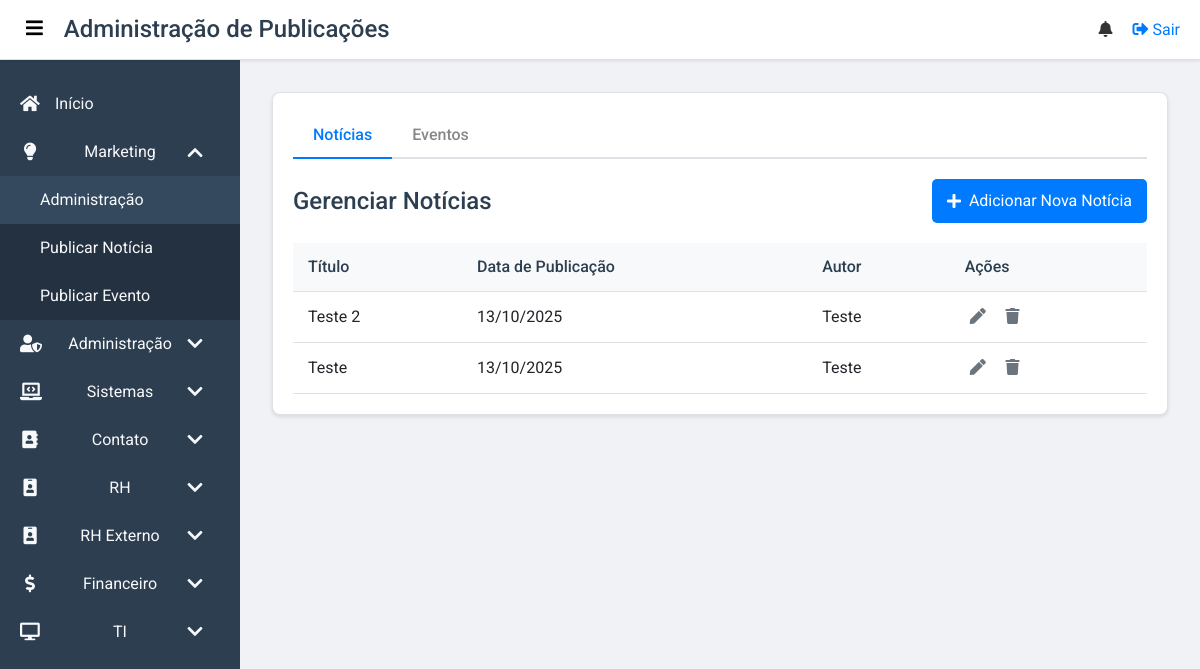
Before: /administracao/publicacoes (signed in) with the older database file.
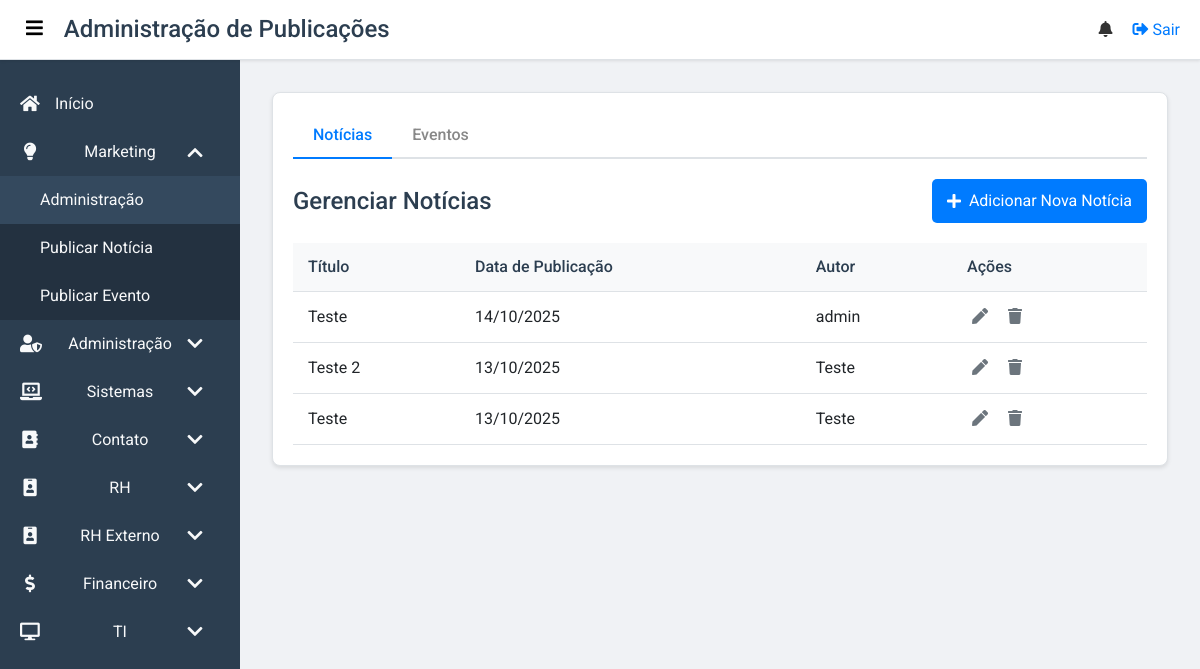
After: the same page with the newer database file.
### app/models.py (models this page shows, shortened)
class News(db.Model):
    id = db.Column(db.Integer, primary_key=True)
    title = db.Column(db.String(200), nullable=False)
    content = db.Column(db.Text, nullable=False)
    image_url = db.Column(db.String(500), nullable=True)
    publication_date = db.Column(db.DateTime, nullable=False, default=datetime.utcnow)
    author_id = db.Column(db.Integer, db.ForeignKey('user.id'), nullable=False)

class User(db.Model, UserMixin):
    id = db.Column(db.Integer, primary_key=True)
    username = db.Column(db.String(150), unique=True, nullable=False)
    password = db.Column(db.String(200), nullable=False)
    failed_login_attempts = db.Column(db.Integer, default=0)
    is_locked = db.Column(db.Boolean, default=False) # This is the backend field for login blocking
    is_blocked = db.Column(db.Boolean, default=False) # This is for manual admin blocking
    is_suspended = db.Column(db.Boolean, default=False)
    groups = db.relationship('Group', secondary=user_group, backref='users')
    news = db.relationship('News', backref='author', lazy=True)
    events = db.relationship('Event', backref='creator', lazy=True)
    requests = db.relationship('AccessRequest', backref='requester', lazy=True)

### app/routes.py (the view)
@main.route('/administracao/publicacoes')
@login_required
@group_required('Marketing')
def administracao_publicacoes():
    news_items = News.query.order_by(News.publication_date.desc()).all()
    event_items = Event.query.order_by(Event.event_date.desc()).all()
    return render_template('publicacoes_administracao.html', news_items=news_items, event_items=event_items)

### app/templates/publicacoes_administracao.html (shortened to what this page needs)
{% extends "base.html" %}
{% block page_title %}Administração de Publicações{% endblock %}
{% block body_class %}dashboard-page{% endblock %}
{% block content %}
<section class="dashboard">
    <div class="card">
        <div class="tabs-container">
            <div class="tab-headers">
                <button class="tab-link active" data-tab="tab-noticias">Notícias</button>
                <button class="tab-link" data-tab="tab-eventos">Eventos</button>
            </div>
            <div id="tab-noticias" class="tab-content active">
                <div class="main-header">
                    <h3>Gerenciar Notícias</h3>
                    <a href="{{ url_for('main.noticias_publicar') }}" class="btn-primary">
                        <i class="fas fa-plus"></i> Adicionar Nova Notícia
                    </a>
                </div>
                <div class="publications-body">
                    <table class="publications-table">
                        <thead>
                            <tr>
                                <th>Título</th>
                                <th>Data de Publicação</th>
                                <th>Autor</th>
                                <th>Ações</th>
                            </tr>
                        </thead>
                        <tbody>
                            {% for news in news_items %}
                            <tr>
                                <td>{{ news.title }}</td>
                                <td>{{ news.publication_date.strftime('%d/%m/%Y') }}</td>
                                <td>{{ news.author.username }}</td>
                                <td class="publication-actions">
                                    <a href="{{ url_for('main.noticias_editar', news_id=news.id) }}" class="btn-edit-publication" title="Editar">
                                        <i class="fas fa-pen"></i>
                                    </a>
                                    <form action="{{ url_for('main.noticias_deletar', news_id=news.id) }}" method="POST" style="display:inline;">
                                        <button type="submit" class="btn-delete-publication" title="Excluir" onclick="return confirm('Tem certeza que deseja excluir esta notícia?');">
                                            <i class="fas fa-trash"></i>
                                        </button>
                                    </form>
                                </td>
                            </tr>
                            {% else %}
                            <tr>
                                <td colspan="4">Nenhuma notícia encontrada.</td>
                            </tr>
                            {% endfor %}
                        </tbody>
                    </table>
                </div>
            </div>
        </div>
    </div>
</section>
{% endblock %}

### app/templates/base.html (shortened to what this page needs)
<!DOCTYPE html>
<html lang="pt-br">
<head>
    <link href="https://cdn.jsdelivr.net/npm/bootstrap@5.3.3/dist/css/bootstrap.min.css" rel="stylesheet">
    <link rel="stylesheet" href="https://cdnjs.cloudflare.com/ajax/libs/font-awesome/5.15.3/css/all.min.css">
    <link rel="stylesheet" href="{{ url_for('static', filename='css/base.css') }}">
    <link rel="stylesheet" href="{{ url_for('static', filename='css/dashboard.css') }}">
    <link rel="stylesheet" href="{{ url_for('static', filename='css/toast.css') }}">
</head>
<body class="{% block body_class %}{% endblock %}"">
    {% if current_user.is_authenticated %}
    <header class="top-bar">
        <div class="top-bar-left">
            <button class="menu-toggle" id="menu-toggle" aria-label="Alternar menu">
                <i class="fas fa-bars"></i>
            </button>
            <h1>{% block page_title %}{% endblock %}</h1>
        </div>
        <div class="top-bar-right">
            <div class="notification-container">
                <div class="notification-icon" id="notification-icon">
                    <i class="fas fa-bell"></i>
                </div>
            </div>
            <a href="{{ url_for('main.logout') }}" class="top-bar-link logout-button">
                <i class="fas fa-sign-out-alt"></i> Sair
            </a>
        </div>
    </header>
    <div class="dashboard-body">
        <nav class="sidebar" id="sidebar">
            <ul class="sidebar-menu">
                {% if 'Inicio' in user_groups %}
                <li><a href="{{ url_for('main.dashboard') }}" {% if request.endpoint == 'main.dashboard' %}class="active"{% endif %}><i class="fas fa-home"></i><span class="menu-text">Início</span></a></li>
                {% endif %}
                {% if 'Marketing - Administração' in user_groups or 'Marketing - Publicar Notícia' in user_groups or 'Marketing - Publicar Evento' in user_groups or 'Marketing' in user_groups %}
                <li class="has-submenu {% if request.endpoint in ['main.administracao_publicacoes', 'main.noticias_publicar', 'main.eventos_publicar'] %}is-open{% endif %}">
                    <a href="#" class="submenu-toggle">
                        <i class="fas fa-lightbulb"></i>
                        <span class="menu-text">Marketing</span>
                        <i class="fas fa-chevron-down submenu-arrow"></i>
                    </a>
                    <ul class="sidebar-submenu">
                        {% if 'Marketing - Administração' in user_groups or 'Marketing' in user_groups %}
                        <li><a href="{{ url_for('main.administracao_publicacoes') }}" {% if request.endpoint == 'main.administracao_publicacoes' %}class="active"{% endif %}><span class="submenu-text">Administração</span></a></li>
                        {% endif %}
                        {% if 'Marketing - Publicar Notícia' in user_groups or 'Marketing' in user_groups %}
                        <li><a href="{{ url_for('main.noticias_publicar') }}" {% if request.endpoint == 'main.noticias_publicar' %}class="active"{% endif %}><span class="submenu-text">Publicar Notícia</span></a></li>
                        {% endif %}
                        {% if 'Marketing - Publicar Evento' in user_groups or 'Marketing' in user_groups %}
                        <li><a href="{{ url_for('main.eventos_publicar') }}" {% if request.endpoint == 'main.eventos_publicar' %}class="active"{% endif %}><span class="submenu-text">Publicar Evento</span></a></li>
                        {% endif %}
                    </ul>
                </li>
                {% endif %}
                {% if '_acesso_total_' in user_groups or 'Administração' in user_groups %}
                <li class="has-submenu {% if request.endpoint in ['main.administracao', 'main.administracao_usuarios', 'main.administracao_solicitacoes'] %}is-open{% endif %}">
                    <a href="#" class="submenu-toggle">
                        <i class="fas fa-user-shield"></i>
                        <span class="menu-text">Administração</span>
                        <i class="fas fa-chevron-down submenu-arrow"></i>
                    </a>
                </li>
                {% endif %}
                {% if 'Sistemas' in user_groups or 'Sistemas - Suporte' in user_groups or 'Sistemas - Inventário' in user_groups or 'Sistemas - Ferramentas' in user_groups or 'Sistemas - Webmail' in user_groups %}
                <li class="has-submenu {% if request.endpoint in ['main.sistemas_geral', 'main.sistemas_acessos', 'main.sistemas_solicitacoes', 'main.sistemas_suporte', 'main.sistemas_ferramentas'] %}is-open{% endif %}">
                    <a href="#" class="submenu-toggle">
                        <i class="fas fa-laptop-code"></i>
                        <span class="menu-text">Sistemas</span>
                        <i class="fas fa-chevron-down submenu-arrow"></i>
                    </a>
                </li>
                {% endif %}
                {% if 'Contato - Ramais' in user_groups or 'Contato - E-mails' in user_groups or 'Contato - Discord' in user_groups or 'Contato - Whatsapp' in user_groups or 'Contato' in user_groups %}
                <li class="has-submenu {% if request.endpoint.startswith('main.ramais') %}is-open{% endif %}">
                    <a href="#" class="submenu-toggle">
                        <i class="fas fa-address-book"></i>
                        <span class="menu-text">Contato</span>
                        <i class="fas fa-chevron-down submenu-arrow"></i>
                    </a>
                </li>
                {% endif %}
                {% if 'Recursos Humanos - Aniversariantes' in user_groups or 'Recursos Humanos - Recrutamento' in user_groups or 'Recursos Humanos - Benefícios' in user_groups or 'Recursos Humanos - Folha de Pagamento' in user_groups or 'Recursos Humanos - Avaliações de Desempenho' in user_groups or 'Recursos Humanos - Administração' in user_groups or 'Recursos Humanos' in user_groups %}
                <li class="has-submenu {% if request.endpoint.startswith('main.rh') %}is-open{% endif %}">
                    <a href="#" class="submenu-toggle">
                        <i class="fas fa-id-badge"></i>
                        <span class="menu-text">RH</span>
                        <i class="fas fa-chevron-down submenu-arrow"></i>
                    </a>
                </li>
                {% endif %}
                {% if 'RH Externo - Portal RH' in user_groups or 'RH Externo - Férias' in user_groups or 'RH Externo - Holerites' in user_groups or 'RH Externo' in user_groups %}
                <li class="has-submenu">
                    <a href="#" class="submenu-toggle">
                        <i class="fas fa-id-badge"></i>
                        <span class="menu-text">RH Externo</span>
                        <i class="fas fa-chevron-down submenu-arrow"></i>
                    </a>
                </li>
                {% endif %}
                {% if 'Financeiro - Contas a pagar' in user_groups or 'Financeiro - Contas a receber' in user_groups or 'Financeiro - Operações' in user_groups or 'Financeiro - Relatórios' in user_groups or 'Financeiro - Administração' in user_groups or 'Financeiro' in user_groups %}
                <li class="has-submenu {% if request.endpoint.startswith('main.financeiro') %}is-open{% endif %}">
                    <a href="#" class="submenu-toggle">
                        <i class="fas fa-dollar-sign"></i>
                        <span class="menu-text">Financeiro</span>
                        <i class="fas fa-chevron-down submenu-arrow"></i>
                    </a>
                </li>
                {% endif %}
                {% if 'TI - Administração' in user_groups or 'TI - Chamados' in user_groups or 'TI - Infraestrutura' in user_groups or 'TI - Relatórios' in user_groups or 'TI - Segurança' in user_groups or 'TI' in user_groups %}
                <li class="has-submenu {% if request.endpoint.startswith('main.ti') %}is-open{% endif %}">
                    <a href="#" class="submenu-toggle">
                        <i class="fas fa-desktop"></i>
                        <span class="menu-text">TI</span>
                        <i class="fas fa-chevron-down submenu-arrow"></i>
                    </a>
                </li>
                {% endif %}
            </ul>
        </nav>
        <main class="content">
            {% block content %}{% endblock %}
        </main>
    </div>
    {% else %}
        {% block public_content %}
        {% endblock %}
    {% endif %}
</body>
</html>

Changed rows visible on the page:
added News: title "Teste", publication_date "14/10/2025", author.username "admin"
